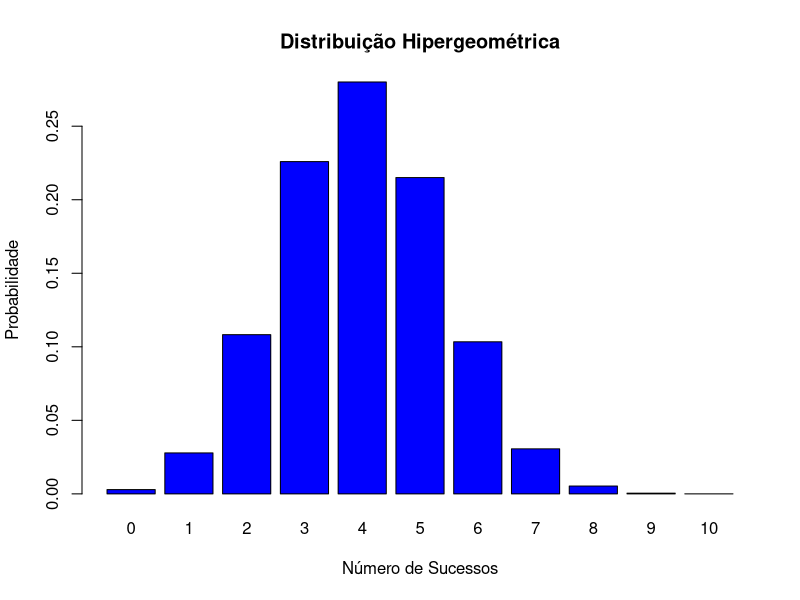

The R script that drew this image:
## ---- chunk 1
#| echo: true
#| eval: true

dhyper(3, 10, 90, 12) # P(X=3)
phyper(3, 10, 90, 12) # P(X≤3)
## ---- chunk 2
#| echo: false
#| eval: true


n_sucessos <- 20
n_fracassos <- 30
n_amostra <- 10
barplot(dhyper(0:n_amostra, n_sucessos, n_fracassos, n_amostra),
        names.arg = 0:n_amostra,
        xlab = "Número de Sucessos",
        ylab = "Probabilidade",
        main = "Distribuição Hipergeométrica",
        col = "blue",
        border = "black")
